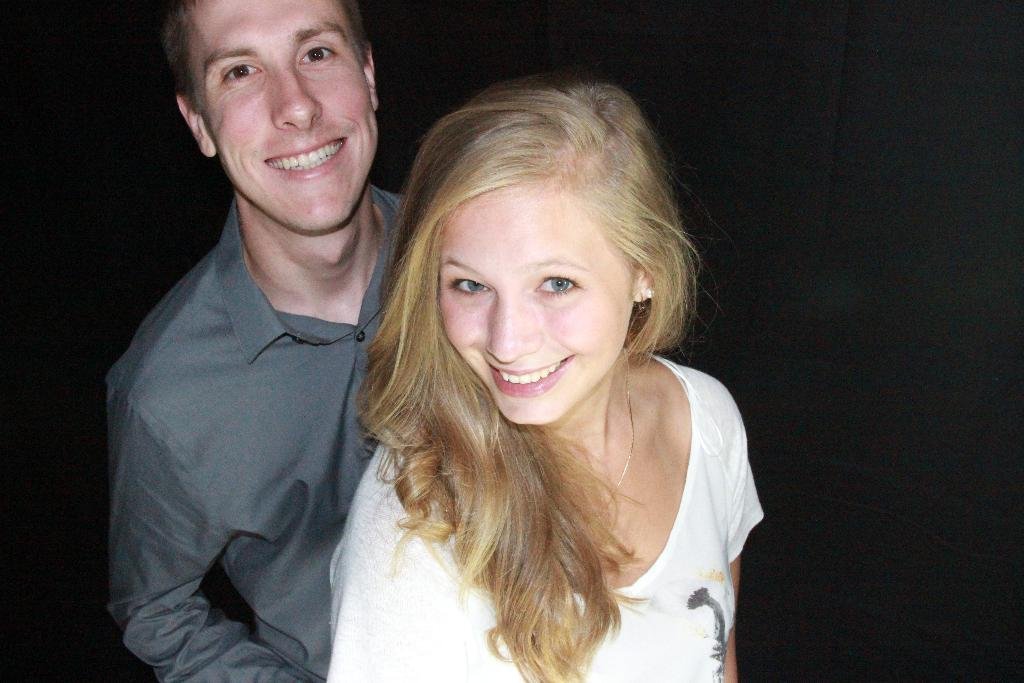
#> input picture Dataset/images/6b18948b4932d854.jpg, 1024 x 683 px
$ python -i PretrainedFaceDetectors.py   (imports and definitions only)
#> lines starting #> are read from the running program, lines starting #| are printed output that depends on the picture
#> further down, picture is the input picture: shape (683, 1024, 3); mean B, G, R 73.1, 77.1, 83.8
# B I O M E T R I A
# Lukas Patrnciak
# AIS ID: 92320
# xpatrnciak@stuba.sk


# KNIZNICE
import cv2
from cv2 import data
import mediapipe as mp
import matplotlib.pyplot as plt
import os


# KONSTANTY
IOU_THRESHOLD = 0.7
CONF_THRESHOLD = 0.5  # MediaPipe confidence
USE_PREPROCESSING = True


# FUNKCIE
# [61 lines left out: functions detect_faces_haar, detect_faces_mediapipe, draw_yolo_annotation, create_collage, not called in this run]

def preprocess_image(image):
    ycrcb = cv2.cvtColor(image, cv2.COLOR_BGR2YCrCb)
#> ycrcb: shape (683, 1024, 3); mean of channels 0, 1, 2 78.6, 131.7, 124.8
    ycrcb[:, :, 0] = cv2.equalizeHist(ycrcb[:, :, 0])
#> ycrcb: shape (683, 1024, 3); mean of channels 0, 1, 2 128.9, 131.7, 124.8

    return cv2.cvtColor(ycrcb, cv2.COLOR_YCrCb2BGR)
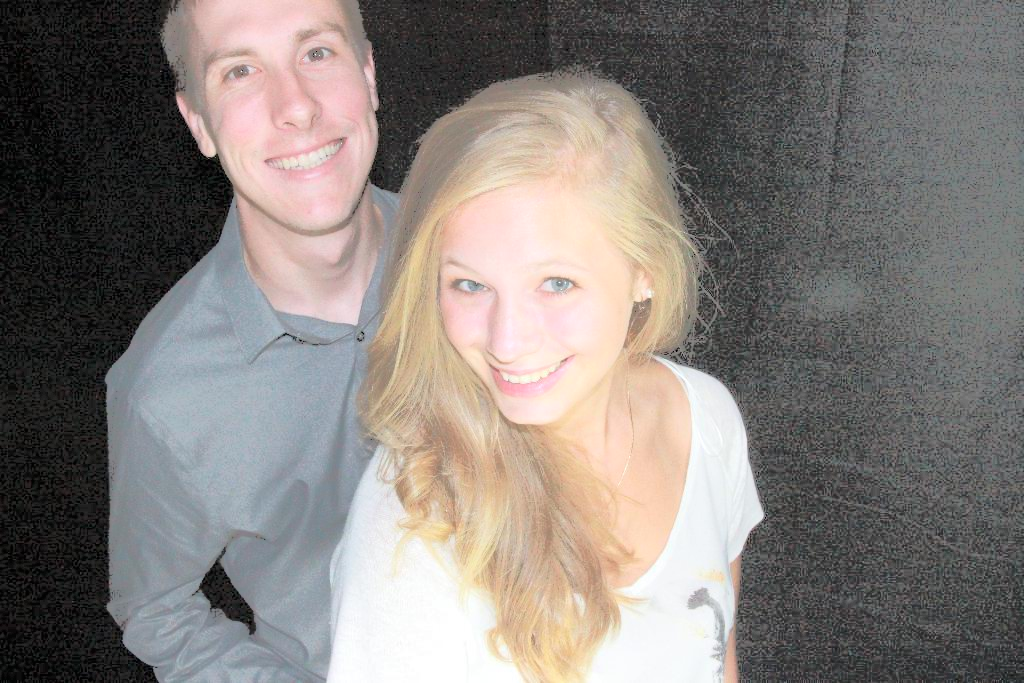
#> returned value: shape (683, 1024, 3); mean B, G, R 123.3, 127.3, 133.9

# [109 lines left out: functions iou, get_haar_boxes, get_mediapipe_boxes, get_yolo_annotation, evaluate_detector, not called in this run]


# NASTRENOVANE MODELY
face_cascade = cv2.CascadeClassifier(data.haarcascades + 'haarcascade_frontalface_default.xml')
# [1 line that did not run here, left out]


# SPRACOVANIE OBRAZKOV
base_folder = "Dataset"
images_folder = os.path.join(base_folder, "images")
labels_folder = os.path.join(base_folder, "labels")
image_paths = []
original_images = []
haar_results = []
mediapipe_results = []
annotation_results = []

# [14 lines not run here, left out]

selected_images =  original_images[:6]

# [13 lines not run here, left out]

results = []
all_errors = {}

# [20 lines not run here, left out]

# [1 line that did not run here, left out]

# [20 lines not run here, left out]

worst_imgs = sorted(all_errors.items(), key=lambda x: x[1], reverse=True)[:6]
worst_img_objs = []

# [16 lines not run here, left out]

>>> import cv2
>>> picture = cv2.imread('Dataset/images/6b18948b4932d854.jpg')
>>> result = preprocess_image(picture)
